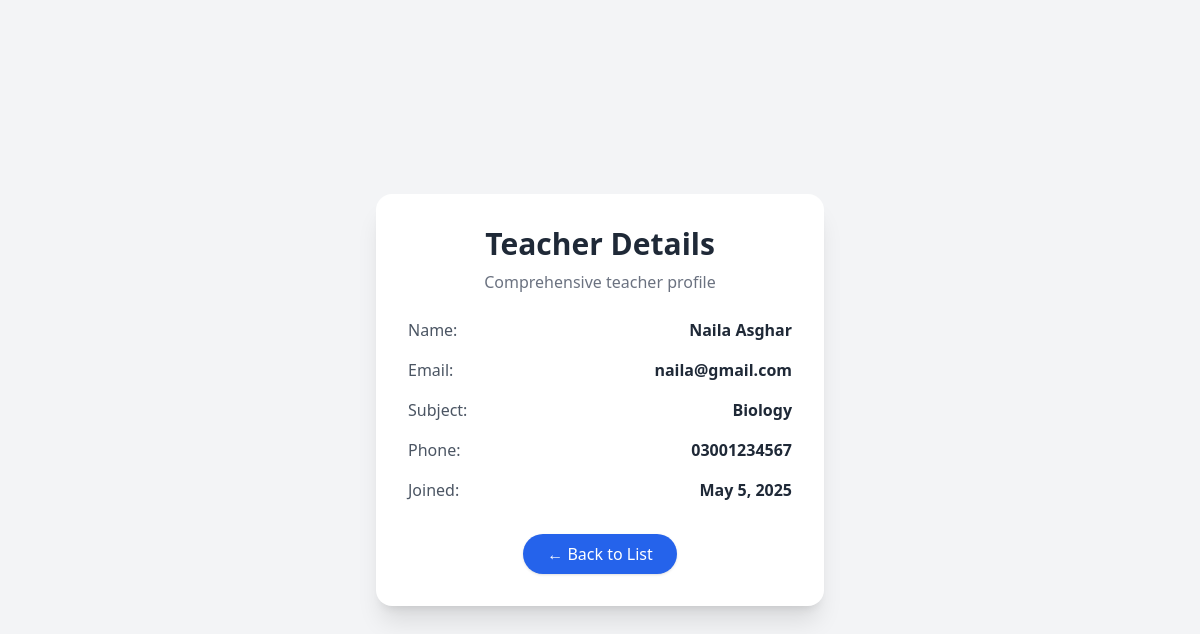
The page /teachers/1/ on the database its author committed.
### school/models.py (models this page shows, shortened)
class Teacher(models.Model):
    name = models.CharField(max_length=100)
    email = models.EmailField(unique=True)
    subject = models.CharField(max_length=100)
    phone = models.CharField(max_length=20)
    joined_date = models.DateField(auto_now_add=True)
    date_of_birth = models.DateField(null=True, blank=True)

### school/views.py (the view)
# urls.py: path('teachers/<int:id>/', views.teacher_detail, name='teacher_detail'),
def teacher_detail(request, id):
    teacher = get_object_or_404(Teacher, id=id)
    return render(request, 'dashboards/admin/teachers/detail.html', {'teacher': teacher})

### school/templates/dashboards/admin/teachers/detail.html (shortened to what this page needs)
<!DOCTYPE html>
<html lang="en">
<head>
  <script src="https://cdn.tailwindcss.com"></script>
</head>
<body class="bg-gray-100 min-h-screen flex items-center justify-center p-6">
  <div class="bg-white rounded-2xl shadow-xl w-full max-w-md p-8 transition transform hover:scale-[1.02] duration-300 ease-in-out">
    <div class="text-center mb-6">
      <h1 class="text-3xl font-extrabold text-gray-800"> Teacher Details</h1>
      <p class="text-gray-500 mt-2">Comprehensive teacher profile</p>
    </div>
    <div class="space-y-4">
      <div class="flex items-center justify-between">
        <span class="text-gray-600 font-medium">Name:</span>
        <span class="text-gray-800 font-semibold">{{ teacher.name }}</span>
      </div>
      <div class="flex items-center justify-between">
        <span class="text-gray-600 font-medium">Email:</span>
        <span class="text-gray-800 font-semibold">{{ teacher.email }}</span>
      </div>
      <div class="flex items-center justify-between">
        <span class="text-gray-600 font-medium">Subject:</span>
        <span class="text-gray-800 font-semibold">{{ teacher.subject }}</span>
      </div>
      <div class="flex items-center justify-between">
        <span class="text-gray-600 font-medium">Phone:</span>
        <span class="text-gray-800 font-semibold">{{ teacher.phone }}</span>
      </div>
      <div class="flex items-center justify-between">
        <span class="text-gray-600 font-medium">Joined:</span>
        <span class="text-gray-800 font-semibold">{{ teacher.joined_date }}</span>
      </div>
    </div>
    <div class="mt-8 text-center">
      <a href="{% url 'teacher_list' %}" class="inline-block bg-blue-600 text-white px-6 py-2 rounded-full shadow hover:bg-blue-700 transition duration-200">
        ← Back to List
      </a>
    </div>
  </div>
</body>
</html>

### rows shown on the page
Teacher: name "Naila Asghar", email "naila@gmail.com", subject "Biology", phone "03001234567", joined_date "May 5, 2025"
